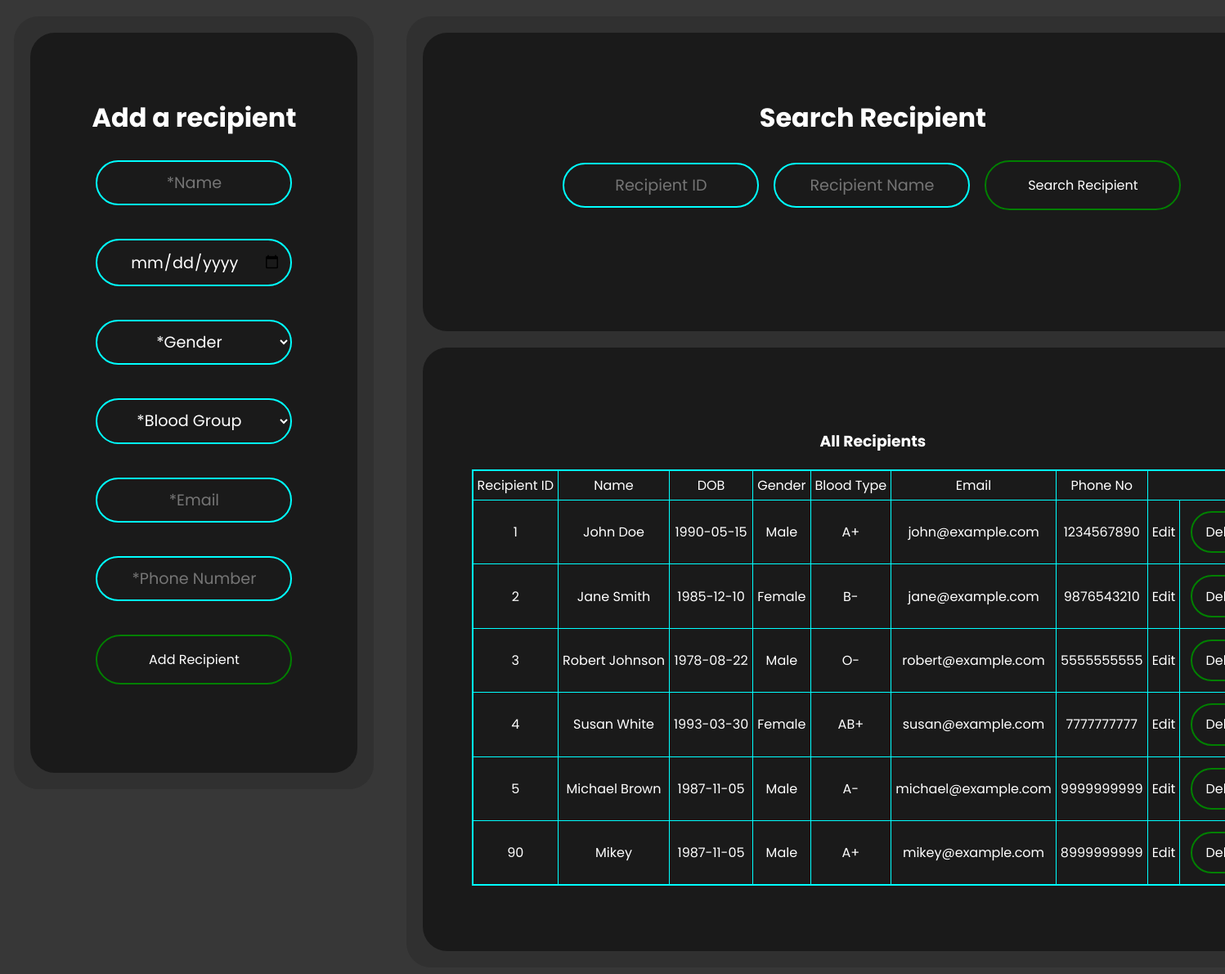
Page /Recipient_admin.php on the earlier database version.
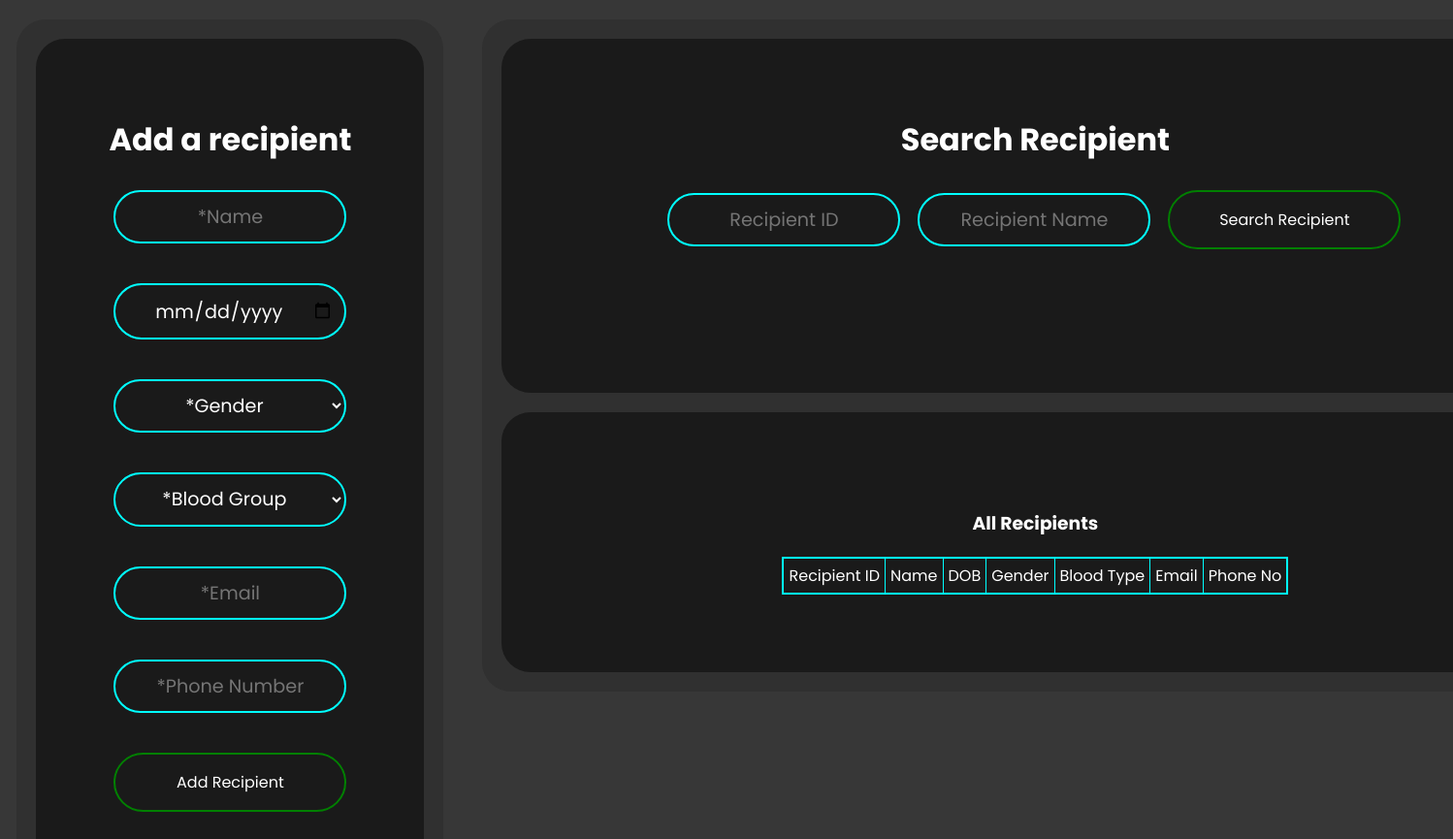
Same page on the later database version.
### tables this page shows
CREATE TABLE Recipient ( Rec_ID INT PRIMARY KEY AUTO_INCREMENT, Rec_Name VARCHAR(120) NOT NULL, Rec_DoB DATE NOT NULL,
                         Rec_Gender VARCHAR(20) NOT NULL, Rec_Blood_Type VARCHAR(20) NOT NULL,
                         Rec_Email VARCHAR(120) NOT NULL, Rec_Phone_No BIGINT NOT NULL);

### Recipient_admin.php (the view, shortened to what this page needs)
<?php
    require_once "pdo.php";
?>
<!DOCTYPE html>
<html lang="en">
    <head>
        <link rel="stylesheet" href="styles.css">
        <link rel="stylesheet" href="home-nav.css">
    </head>
    <body>
        <div class = "leftContainer">
            <div class="add">
                <h1> Add a recipient </h1>
                <form method="POST">
                    <div class = "form">
                        <input type="text" placeholder = "*Name" name="name" id="input" required><br>
                        <input type="date" name='dob' id="dDOB" required /><br>
                        <select id="dropdown" name="gender" required>
                            <option value="" disabled selected>*Gender</option>
                        </select><br>
                        <select id="dropdown" name="bloodtype" required>
                        <option value="" disabled selected>*Blood Group</option>
                        </select><br>
                        <input type="email" placeholder="*Email" name='email' id="email" required /><br>
                        <input type="tel" placeholder="*Phone Number" name='phone' id="phone" required /><br>
                        <input type="Submit" name = "Add Recipient" value="Add Recipient" class="submitBtn">
                    </div>
                </form>
            </div>
        </div>
        <div class = "rightContainer">
            <div class = "search">
                    <h1>Search Recipient</h1>
                    <form method="GET">
                        <div class = "form" id = "searchInput">
                                <input type="text" placeholder = "Recipient ID" name = "r_id" id="r_id" />
                                <input type="text" placeholder = "Recipient Name" name="name" id="name" />
                            <input type="Submit" name="search" value="Search Recipient" class = "submitBtn" />
                        </div>
                    </form>
            </div>
            <div class="view">
                <h3>All Recipients</h3>
                <?php
                    $stmt2 = $pdo->query("SELECT * FROM Recipient");
                    echo '<table border = "1">'."\n";
                    echo '<tr><td>';
                    echo 'Recipient ID';
                    echo '</td><td>';
                    echo 'Name';
                    echo '</td><td>';
                    echo 'DOB';
                    echo '</td><td>';
                    echo 'Gender';
                    echo '</td><td>';
                    echo 'Blood Type';
                    echo '</td><td>';
                    echo 'Email';
                    echo '</td><td>';
                    echo 'Phone No';
                    echo '</td></tr>';
                    while($row2 = $stmt2->fetch(PDO::FETCH_ASSOC))
                    {
                        echo "<tr><td>";
                        echo $row2['Rec_ID'];
                        echo "</td><td>";
                        echo $row2['Rec_Name'];
                        echo "</td><td>";
                        echo $row2['Rec_DoB'];
                        echo "</td><td>";
                        echo $row2['Rec_Gender'];
                        echo "</td><td>";
                        echo $row2['Rec_Blood_Type'];
                        echo "</td><td>";
                        echo $row2['Rec_Email'];
                        echo "</td><td>";
                        echo $row2['Rec_Phone_No'];
                        echo "</td><td>\n";
                        echo ('<a href="Recipient_update.php?Rec_ID='.$row2['Rec_ID'].'">Edit</a>');
                        echo "</td><td>\n";
                        echo ('<form method = "POST">');
                        echo ('<input type="submit" name= "delete" value="Delete" class = "deleteBtn">');
                        echo ('</form>');
                        echo "</td></tr>";
                    }
                    echo "</table>\n";
                ?>
            </div>
        </div>
    </body>
</html>

Differences in the rows shown:
removed recipient: Rec_ID "1", Rec_Name "John Doe", Rec_DoB "1990-05-15", Rec_Gender "Male", Rec_Blood_Type "A+", Rec_Email "john@example.com", Rec_Phone_No "1234567890"
removed recipient: Rec_ID "2", Rec_Name "Jane Smith", Rec_DoB "1985-12-10", Rec_Gender "Female", Rec_Blood_Type "B-", Rec_Email "jane@example.com", Rec_Phone_No "9876543210"
removed recipient: Rec_ID "3", Rec_Name "Robert Johnson", Rec_DoB "1978-08-22", Rec_Gender "Male", Rec_Blood_Type "O-", Rec_Email "robert@example.com", Rec_Phone_No "5555555555"
removed recipient: Rec_ID "4", Rec_Name "Susan White", Rec_DoB "1993-03-30", Rec_Gender "Female", Rec_Blood_Type "AB+", Rec_Email "susan@example.com", Rec_Phone_No "7777777777"
removed recipient: Rec_ID "5", Rec_Name "Michael Brown", Rec_DoB "1987-11-05", Rec_Gender "Male", Rec_Blood_Type "A-", Rec_Email "michael@example.com", Rec_Phone_No "9999999999"
removed recipient: Rec_ID "90", Rec_Name "Mikey", Rec_DoB "1987-11-05", Rec_Gender "Male", Rec_Blood_Type "A+", Rec_Email "mikey@example.com", Rec_Phone_No "8999999999"
